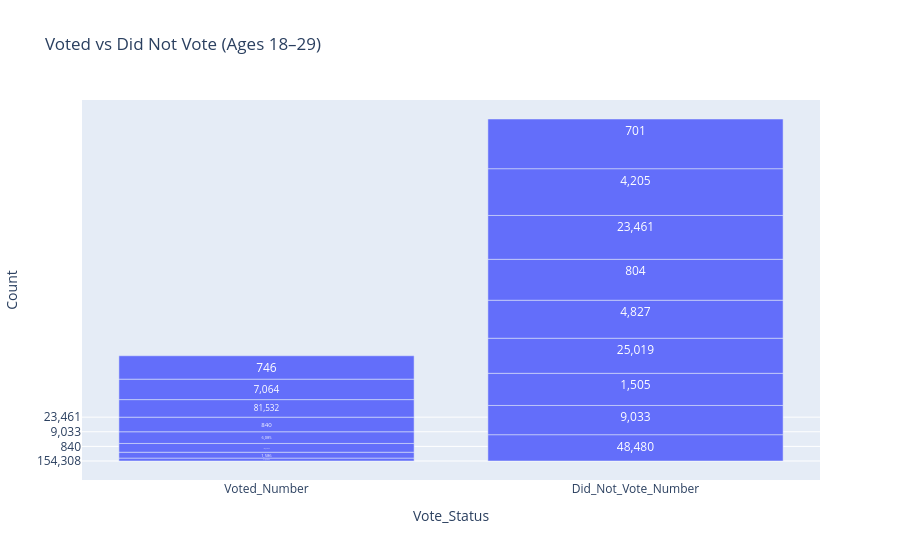

The notebook cell saved with this chart:
### Code cell
fig4 = px.bar(
    young_voters_melted,
    x='Vote_Status',
    y='Count',
    title='Voted vs Did Not Vote (Ages 18–29)',
    text='Count'
)

fig4.show()

### Figure 1 — Plotly figure (JSON) as saved in the notebook; plotly's stock layout.template omitted (floating-point values rounded to 4 significant figures)
{"data": [{"hovertemplate": "Vote_Status=%{x}<br>Count=%{text}<extra></extra>", "legendgroup": "", "marker": {"color": "#636efa", "pattern": {"shape": ""}}, "name": "", "orientation": "v", "showlegend": false, "text": ["154,308", "13,150", "1,586", "72,776", "6,085", "840", "81,532", "7,064", "746", "48,480", "9,033", "1,505", "25,019", "4,827", "804", "23,461", "4,205", "701"], "textposition": "auto", "type": "bar", "x": ["Voted_Number", "Voted_Number", "Voted_Number", "Voted_Number", "Voted_Number", "Voted_Number", "Voted_Number", "Voted_Number", "Voted_Number", "Did_Not_Vote_Number", "Did_Not_Vote_Number", "Did_Not_Vote_Number", "Did_Not_Vote_Number", "Did_Not_Vote_Number", "Did_Not_Vote_Number", "Did_Not_Vote_Number", "Did_Not_Vote_Number", "Did_Not_Vote_Number"], "xaxis": "x", "y": ["154,308", "13,150", "1,586", "72,776", "6,085", "840", "81,532", "7,064", "746", "48,480", "9,033", "1,505", "25,019", "4,827", "804", "23,461", "4,205", "701"], "yaxis": "y"}], "layout": {"barmode": "relative", "legend": {"tracegroupgap": 0}, "title": {"text": "Voted vs Did Not Vote (Ages 18–29)"}, "xaxis": {"anchor": "y", "domain": [0, 1], "title": {"text": "Vote_Status"}}, "yaxis": {"anchor": "x", "domain": [0, 1], "title": {"text": "Count"}}}}
